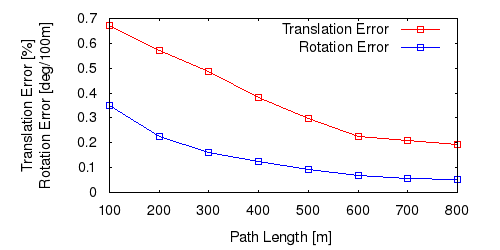

Source code (gnuplot):
set term postscript eps enhanced color
set output "05_trl.eps"
set size ratio 0.5
set yrange [0:*]
set xlabel "Path Length [m]"
set ylabel "Translation Error [%]\nRotation Error [deg/100m]"
plot "05_tl.txt" using 1:($2*100) title 'Translation Error' lc rgb "#FF0000" pt 4 w linespoints,"05_rl.txt" using 1:($2*57.3*100) title 'Rotation Error' lc rgb "#0000FF" pt 4 w linespoints
